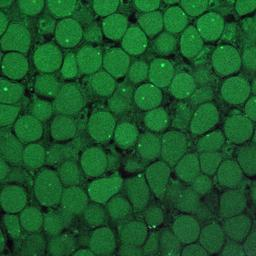
#> input picture data/images/day14 0CT/1-1.png, 256 x 256 px
$ python -i extract_features.py   (imports and definitions only)   (older library calls are emulated)
#> lines starting #> are read from the running program, lines starting #| are printed output that depends on the picture; after the words box and inside, x2 and y2 are one past the last pixel; in counts of white or black regions, pixels touching at a corner belong together
#> further down, picture is the input picture: shape (256, 256, 3); mean B, G, R 40.9, 88.7, 25.4
# -*- coding: utf-8 -*-

import numpy as np
import cv2
from pathlib import Path
from tqdm import trange
from scipy.spatial import KDTree

from skimage.filters import threshold_otsu, gaussian
from skimage.morphology import (
    remove_small_objects,
    remove_small_holes,
    binary_closing,
    binary_dilation,
    disk,
)
from skimage.measure import label, regionprops
from skimage import exposure, util, feature


# =========================
# 路径与数据设置
# =========================

root = Path("data/images")
seg_root = Path("data/segmentation")
output_root = Path("data/features")
# [1 line not run here, left out]

img_exts = {".png", ".jpg", ".jpeg", ".tif", ".tiff", ".bmp"}

# [13 lines not run here, left out]


day5_folder_name_ls = ["0CT", "50ppb", "200ppb", "500ppb"]
day14_folder_name_ls = ["0CT", "50ppb", "200ppb", "500ppb"]

day5_sample_number_ls = [84, 84, 89, 91]
day14_sample_number_ls = [101, 127, 92, 74]


# =========================
# 19 个特征的固定顺序
# =========================

feature_names = [
    "cell_density",
    "cell_roundness",
    "nearest_neighbor_distance",
    "local_density_variance",
    "channel_colocalization",
    "spatial_heterogeneity_increase",
    "green_mean_cell_area",
    "green_mean_eccentricity",
    "green_neighbor_degree",
    "green_close_neighbor_fraction",
    "green_dilation_connectivity",

    # 新增5个GLCM纹理特征
    "texture_glcm_contrast_std",
    "texture_glcm_energy_std",
    "texture_glcm_dissimilarity_std",
    "texture_glcm_correlation_std",
    "texture_glcm_homogeneity_mean",
]


# =========================
# 工具函数
# =========================

def safe_otsu(vals):
    vals = np.asarray(vals)

    if vals.size == 0:
        return np.nan

    if np.nanstd(vals) < 1e-8:
        return np.nanmean(vals)

    return threshold_otsu(vals)


# [116 lines left out: functions read_image, extract_glcm_features, not called in this run]


# =========================
# 只保留组织和紫色区域分割
# 细胞分割直接读取 Cellpose 标签
# =========================

def get_masks(img):
    r, g, b = img[:, :, 0], img[:, :, 1], img[:, :, 2]
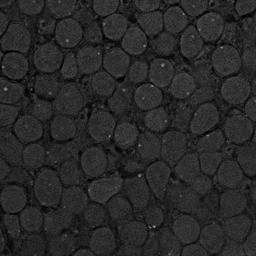
#> r: shape (256, 256); min 0, max 154, mean 40.9
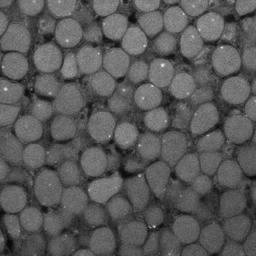
#> g: shape (256, 256); min 3, max 239, mean 88.7
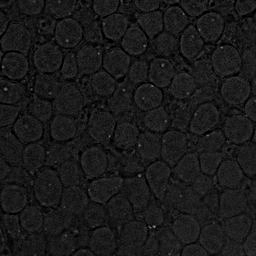
#> b: shape (256, 256); min 0, max 140, mean 25.4

    gray = np.max(img, axis=2)
    gray_smooth = gaussian(gray, sigma=2)
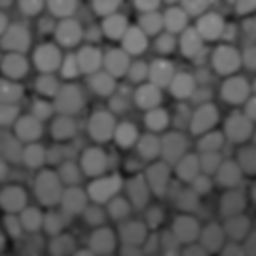
#> gray_smooth: shape (256, 256) float64; min 0.0715, max 0.614, mean 0.348

    bg = np.percentile(gray_smooth, 5)
#> bg = 0.209
    fg = np.percentile(gray_smooth, 99)
#> fg = 0.517
    tissue_thr = bg + 0.08 * (fg - bg)
#> tissue_thr = 0.233

    tissue = gray_smooth > tissue_thr
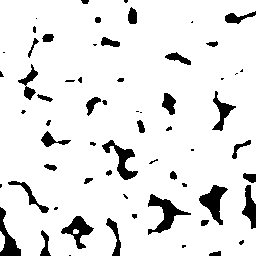
#> tissue: shape (256, 256) bool; 90.6% white; 63 black regions (27 under 20 px), largest, box (x1, y1, x2, y2) and area: (148, 194, 191, 235) 589, (199, 185, 228, 225) 516, (102, 140, 138, 180) 483
    tissue = binary_dilation(tissue, disk(6))
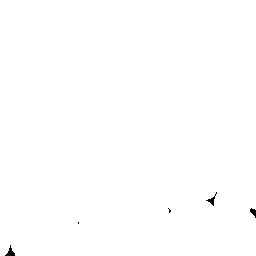
#> tissue: shape (256, 256) bool; 99.8% white; 5 black regions (2 under 20 px), largest, box (x1, y1, x2, y2) and area: (5, 245, 15, 256) 50, (206, 192, 217, 206) 41, (250, 208, 256, 218) 34
    tissue = binary_closing(tissue, disk(8))
#> tissue: shape (256, 256) bool; every value is 1
    tissue = remove_small_holes(
        tissue,
        area_threshold=500,
    )
    tissue = remove_small_objects(
        tissue,
        min_size=500,
    )

    if tissue.sum() == 0:
        tissue = gray_smooth > np.percentile(
            gray_smooth,
            70,
        )

    magenta = (r + b) / 2
    mag_tissue = magenta[tissue]
    mag_thr = safe_otsu(mag_tissue)
#> mag_thr = 30.14

    if np.isnan(mag_thr):
        magenta_mask = np.zeros_like(
            tissue,
            dtype=bool,
        )
    else:
        magenta_mask = (
            (magenta > mag_thr)
            & tissue
            & (magenta > g)
        )
#> magenta_mask: shape (256, 256) bool; every value is 0

        magenta_mask = remove_small_objects(
            magenta_mask,
            min_size=10,
        )

    return tissue, magenta_mask


# =========================
# 读取 Cellpose 标签计算19个特征
# =========================

# [340 lines left out: function extract_all_features, not called in this run]


# =========================
# 提取某一天、某个剂量组特征
# =========================

def extract_group_features(
    day_prefix,
    folder_name,
    sample_number,
    verbose_nan=False,
):
    f_ls = []

    for i in trange(
        1,
        sample_number + 1,
        desc=f"{day_prefix} {folder_name}",
    ):
        for j in range(1, 5):
            img_path = (
                root
                / f"{day_prefix} {folder_name}"
                / f"{i}-{j}.png"
            )

            label_path = (
                seg_root
                / f"{day_prefix} {folder_name}"
                / f"{i}-{j}_labels.npy"
            )

            if not img_path.exists():
                print(
                    "原图不存在:",
                    img_path,
                )
                continue

            if not label_path.exists():
                print(
                    "分割标签不存在:",
                    label_path,
                )
                continue

            img = read_image(img_path)

            if img is None:
                print(
                    "原图读取失败:",
                    img_path,
                )
                continue

            cell_labels = np.load(label_path)

            if cell_labels.shape != img.shape[:2]:
                print(
                    "原图和标签尺寸不一致:",
                    img_path,
                    img.shape[:2],
                    label_path,
                    cell_labels.shape,
                )
                continue

            features_dict = extract_all_features(
                img,
                cell_labels,
            )

            features = np.array(
                [
                    features_dict[name]
                    for name in feature_names
                ],
                dtype=np.float32,
            )

            f_ls.append(features)

            if (
                verbose_nan
                and np.any(np.isnan(features))
            ):
                nan_names = [
                    feature_names[k]
                    for k in np.where(
                        np.isnan(features)
                    )[0]
                ]

                print(
                    "存在 nan:",
                    img_path,
                    nan_names,
                )

    if len(f_ls) == 0:
        return np.empty(
            (len(feature_names), 0),
            dtype=np.float32,
        )

    # 输出形状：
    # (特征数, 图像数) = (19, N)
    return np.asarray(
        f_ls,
        dtype=np.float32,
    ).T


# =========================
# 计算day5、day14，各4个剂量组
# =========================

day5_0CT_arr = extract_group_features(
    day_prefix="day5",
    folder_name="0CT",
    sample_number=day5_sample_number_ls[0],
    verbose_nan=False,
)

day5_50ppb_arr = extract_group_features(
    day_prefix="day5",
    folder_name="50ppb",
    sample_number=day5_sample_number_ls[1],
    verbose_nan=False,
)

day5_200ppb_arr = extract_group_features(
    day_prefix="day5",
    folder_name="200ppb",
    sample_number=day5_sample_number_ls[2],
    verbose_nan=False,
)

day5_500ppb_arr = extract_group_features(
    day_prefix="day5",
    folder_name="500ppb",
    sample_number=day5_sample_number_ls[3],
    verbose_nan=False,
)

day14_0CT_arr = extract_group_features(
    day_prefix="day14",
    folder_name="0CT",
    sample_number=day14_sample_number_ls[0],
    verbose_nan=False,
)

day14_50ppb_arr = extract_group_features(
    day_prefix="day14",
    folder_name="50ppb",
    sample_number=day14_sample_number_ls[1],
    verbose_nan=False,
)

day14_200ppb_arr = extract_group_features(
    day_prefix="day14",
    folder_name="200ppb",
    sample_number=day14_sample_number_ls[2],
    verbose_nan=False,
)

day14_500ppb_arr = extract_group_features(
    day_prefix="day14",
    folder_name="500ppb",
    sample_number=day14_sample_number_ls[3],
    verbose_nan=False,
)


# =========================
# 汇总数组
# =========================

arrays = {
    "day5_0CT_arr": day5_0CT_arr,
    "day5_50ppb_arr": day5_50ppb_arr,
    "day5_200ppb_arr": day5_200ppb_arr,
    "day5_500ppb_arr": day5_500ppb_arr,
    "day14_0CT_arr": day14_0CT_arr,
    "day14_50ppb_arr": day14_50ppb_arr,
    "day14_200ppb_arr": day14_200ppb_arr,
    "day14_500ppb_arr": day14_500ppb_arr,
}


# =========================
# 检查 shape
# =========================

# [114 lines not run here, left out]

>>> import cv2
>>> picture = cv2.imread('../data/images/day14 0CT/1-1.png')
>>> result = get_masks(picture)
